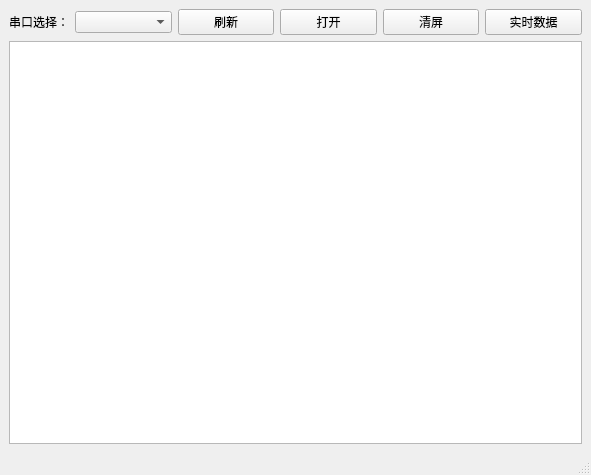
<?xml version="1.0" encoding="UTF-8"?>
<ui version="4.0">
 <class>MainWindow</class>
 <widget class="QMainWindow" name="MainWindow">
  <property name="geometry">
   <rect>
    <x>0</x>
    <y>0</y>
    <width>591</width>
    <height>475</height>
   </rect>
  </property>
  <property name="font">
   <font>
    <bold>false</bold>
   </font>
  </property>
  <property name="windowTitle">
   <string>UPS监控系统（IPM4X）</string>
  </property>
  <property name="windowIcon">
   <iconset resource="logo.qrc">
    <normaloff>:/icon/image/2.jpeg</normaloff>:/icon/image/2.jpeg</iconset>
  </property>
  <widget class="QWidget" name="centralwidget">
   <layout class="QGridLayout" name="gridLayout">
    <item row="0" column="0">
     <layout class="QHBoxLayout" name="horizontalLayout">
      <item>
       <widget class="QLabel" name="label">
        <property name="maximumSize">
         <size>
          <width>60</width>
          <height>16777215</height>
         </size>
        </property>
        <property name="text">
         <string>串口选择：</string>
        </property>
       </widget>
      </item>
      <item>
       <widget class="comboxex" name="mPort_comboBox"/>
      </item>
      <item>
       <widget class="QPushButton" name="mRefresh_pushButton">
        <property name="text">
         <string>刷新</string>
        </property>
       </widget>
      </item>
      <item>
       <widget class="QPushButton" name="mOpen_pushButton">
        <property name="text">
         <string>打开</string>
        </property>
       </widget>
      </item>
      <item>
       <widget class="QPushButton" name="mClear_pushButton">
        <property name="text">
         <string>清屏</string>
        </property>
       </widget>
      </item>
      <item>
       <widget class="QPushButton" name="mShowdata_pushButton">
        <property name="text">
         <string>实时数据</string>
        </property>
       </widget>
      </item>
     </layout>
    </item>
    <item row="1" column="0">
     <widget class="QTextEdit" name="mDebug_textEdit">
      <property name="font">
       <font>
        <pointsize>13</pointsize>
        <bold>false</bold>
       </font>
      </property>
     </widget>
    </item>
   </layout>
  </widget>
  <widget class="QMenuBar" name="menubar">
   <property name="geometry">
    <rect>
     <x>0</x>
     <y>0</y>
     <width>591</width>
     <height>21</height>
    </rect>
   </property>
  </widget>
  <widget class="QStatusBar" name="statusbar"/>
 </widget>
 <customwidgets>
  <customwidget>
   <class>comboxex</class>
   <extends>QComboBox</extends>
   <header location="global">comboxex.h</header>
  </customwidget>
 </customwidgets>
 <resources>
  <include location="logo.qrc"/>
 </resources>
 <connections/>
</ui>
